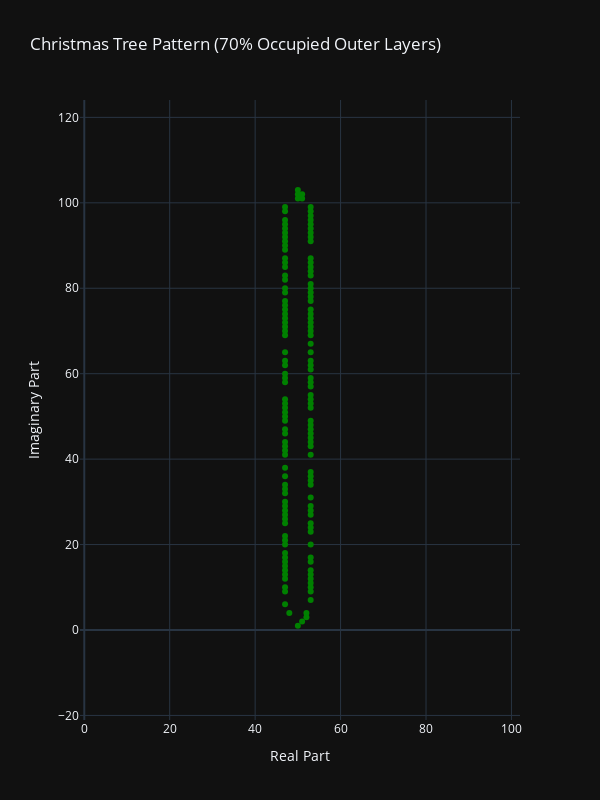

Here is the notebook cell this chart was saved with:
### Code cell
dim_start, dim_end = 0 + 0j, 101 + 103j

input_file = 'in.txt'
robots = load_file(input_file)


# Set random seed for reproducibility
random.seed(42)


# Generate all outer positions of the Christmas tree
all_outer_positions = generate_christmas_tree(dim_start, dim_end)

# Select approximately 70% of the outer positions
selected_positions = select_70_percent_positions(all_outer_positions)

# Display the selected positions
print(f"Total Outer Positions: {len(all_outer_positions)}")
print(f"Selected Positions (70%): {len(selected_positions)}")
print("Selected Positions:")
for pos in sorted(selected_positions, key=lambda p: (p.imag, p.real)):
    print(f"({int(pos.real)}, {int(pos.imag)})")

# Assign robots to selected target positions
if len(robots) != len(selected_positions):
    print(f"Number of robots ({len(robots)}) does not match number of target positions ({len(selected_positions)}).")

# Calculate minimal synchronization time
T_min = calculate_overall_min_time(robots, dim_start, dim_end, selected_positions, required_percentage=0.7)
if T_min is not None:
    print(f"\nThe minimal synchronization time is {T_min} seconds.")
else:
    print("\nSynchronization into a Christmas tree pattern is impossible with the given robot configurations.")

# Plot the Christmas tree
plot_tree_plotly(selected_positions, dim_start, dim_end)

### Figure 1 — Plotly figure (JSON) as saved in the notebook; plotly's stock layout.template omitted (floating-point values rounded to 4 significant figures; data arrays with more than 128 entries replaced by an {"elided": "..."} marker saying what was removed)
{"data": [{"hovertemplate": "Real=%{x}<br>Imaginary=%{y}<extra></extra>", "legendgroup": "", "marker": {"color": "green", "symbol": "circle"}, "mode": "markers", "name": "", "orientation": "v", "showlegend": false, "x": {"elided": "145 float values"}, "xaxis": "x", "y": {"elided": "145 float values"}, "yaxis": "y", "type": "scatter"}], "layout": {"xaxis": {"anchor": "y", "domain": [0.0, 1.0], "title": {"text": "Real Part"}, "range": [-1.0, 102.0]}, "yaxis": {"anchor": "x", "domain": [0.0, 1.0], "title": {"text": "Imaginary Part"}, "range": [-1.0, 104.0], "scaleanchor": "x", "scaleratio": 1}, "legend": {"tracegroupgap": 0}, "title": {"text": "Christmas Tree Pattern (70% Occupied Outer Layers)"}, "showlegend": false, "width": 600, "height": 800}}
